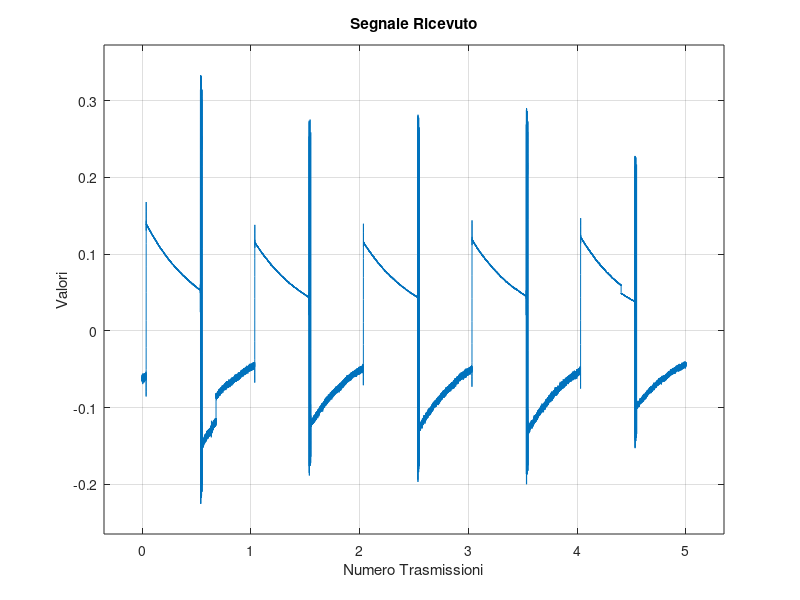
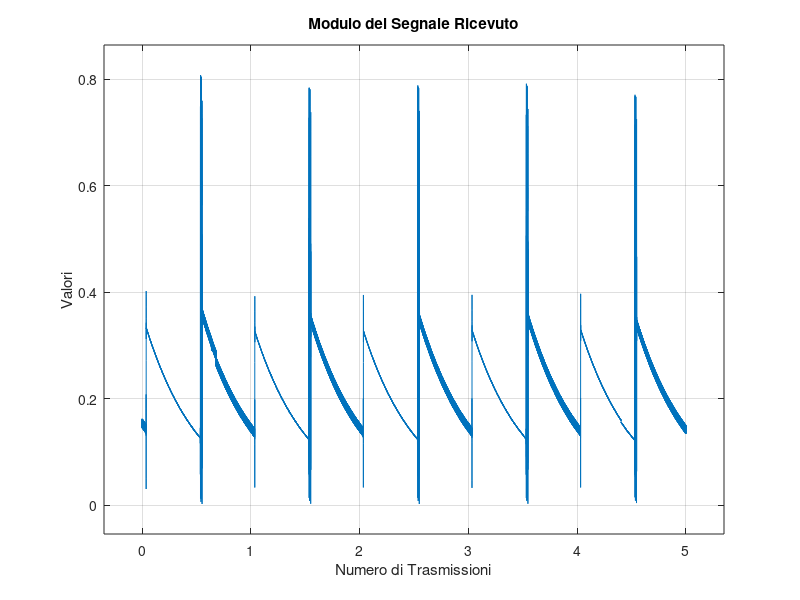
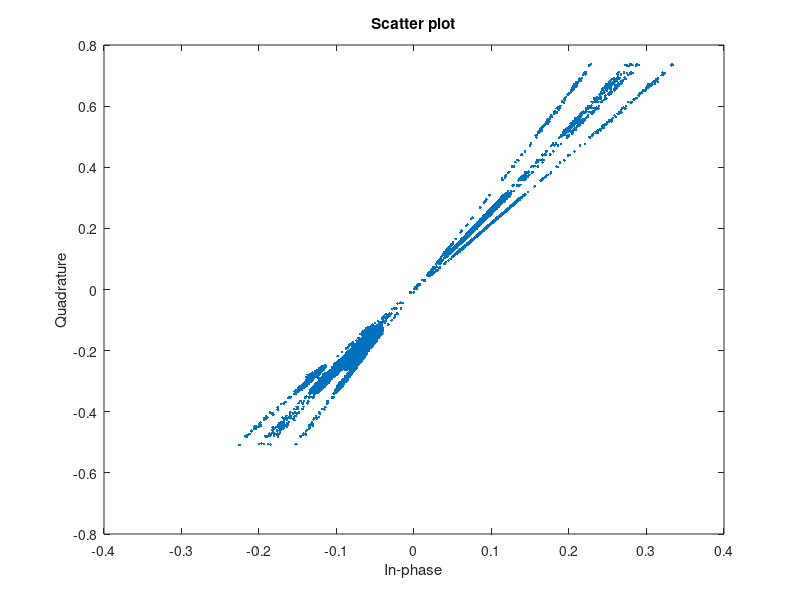

Write MATLAB code to recreate these figures, in order. (Note: this script raises an error after producing the figures.)
clear all;

%DEFINIZIONE VARIABILI
span=20;
M=2;
sps=8;
fs = 1000;
lung_sig = 2000;

load cattura_3.mat;


figure(1)
n1 = (0:length(rxWave)-1)/(lung_sig*sps);
plot(n1,rxWave);
title('Segnale Ricevuto')
grid on;
title('Segnale Ricevuto');
xlabel('Numero Trasmissioni');
ylabel('Valori');
axis("padded");



figure(2);
n1 = (0:length(rxWave)-1)/(lung_sig*sps);
plot(n1,abs(rxWave));
grid on;
title('Modulo del Segnale Ricevuto');
xlabel('Numero di Trasmissioni');
ylabel('Valori');
axis("padded");

scatterplot(rxWave);




constdiagram = comm.ConstellationDiagram( ...
    'ReferenceConstellation',pammod(0:M-1,M), ...
    'SamplesPerSymbol',1, ...
    'SymbolsToDisplaySource','Property', ...
    'SymbolsToDisplay',2000, ...
    'XLimits',[-3 3], ...
    'YLimits',[-3 3]);

%GENERO BLOCCO DI FUNZIONI PER LA SINCRONIZZAZIONE
coarseSync = comm.CoarseFrequencyCompensator( ...
    'Modulation','PAM', ...
    'FrequencyResolution',10, ...
    'SampleRate', 1e6*sps);

fineSync = comm.CarrierSynchronizer( ...
    'DampingFactor',0.7, ...
    'NormalizedLoopBandwidth',0.005, ...
    'SamplesPerSymbol',sps, ...
    'Modulation','PAM');


%APPLICO LE FUNZIONI DI SINCORNIZZAZIONE
syncCoarse = coarseSync(rxWave);
rxData = fineSync(syncCoarse);


%FILTRO LA SEQUENZA RICEVUTA CON UN FILTRO A COSENO RIALZATO
rxfilter = comm.RaisedCosineReceiveFilter( ...
  'Shape','Square root', ...
  'RolloffFactor',0.5, ...
  'FilterSpanInSymbols',span, ...
  'InputSamplesPerSymbol',sps, ...
  'DecimationFactor',sps);

rx_signal=rxfilter(rxData);
rx_signal=rx_signal./mean(abs(rx_signal));


figure (4);
t5=[0:1:length(rx_signal)-1];
plot(t5,rx_signal);
title('Segnale Filtrato');
xlabel('')
rxNorm=abs(rx_signal)/max(abs(rx_signal));

%PLOT
constdiagram(rx_signal);